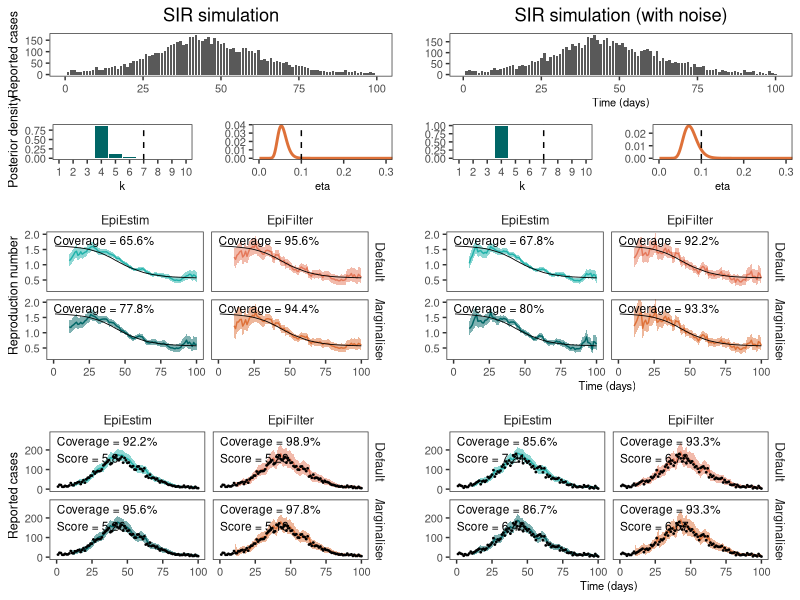

This figure's R source: (Note: this script raises an error after producing the figure.)

rm(list=ls())

library(tidyverse)
library(cowplot)

custom_theme <- theme_bw() +
  theme(
    axis.title.y = element_text(size=9),
    axis.title.x = element_text(size=8),
    axis.text = element_text(size=8),
    strip.background = element_blank(),
    strip.text = element_text(size=9),
    plot.title = element_text(hjust = 0.5),
    panel.grid = element_blank()
  )

# Load the data
df = read.csv("paper/outputs/s3e_sirmodel.csv")
df_eepost = read.csv("paper/outputs/s3e_sirmodel_epiestimposteriors.csv")
df_efpost = read.csv("paper/outputs/s3e_sirmodel_epifilterposteriors.csv")

# Clean the data
df$fit = ifelse(grepl("Conditional", df$fit), "Conditional", df$fit)
df = df %>% mutate(NameForColors=paste0(model, fit))
df$fit[df$fit == "Conditional"] = "Default"

# Append colors
colors <- c(EpiEstimMarginalised="#006666", EpiEstimConditional="#20B2AA",
            EpiFilterMarginalised="#DE7139", EpiFilterConditional="#E5785A")

# Calculate coverage statistics
df_coverage = df %>%
  filter(t>10) %>%
  group_by(simulation, model, fit) %>%
  summarise(Rt_coverage = 100*round(mean((TrueRt <= upper) & (TrueRt >= lower)), digits=3),
            Ct_coverage = 100*round(mean((Cases <= upper_cases) & (Cases >= lower_cases)), digits=3),
            score = signif(mean(crps), 3))


# Plot the raw data
plt_data_raw = ggplot(df %>% filter(simulation=="SIR", model=="EpiEstim", fit=="Marginalised")) +
  geom_col(aes(x=t, y=Cases), width = 0.8) +
  scale_x_continuous(limits = c(0, 100)) +
  custom_theme +
  xlab("") + ylab("Reported cases") +
  ggtitle("SIR simulation")

plt_data_noise = ggplot(df %>% filter(simulation=="SIR (with noise)", model=="EpiEstim", fit=="Marginalised")) +
  geom_col(aes(x=t, y=Cases), width = 0.8) +
  custom_theme +
  xlab("Time (days)") + ylab("") +
  ggtitle("SIR simulation (with noise)")

plt_cases = plot_grid(plt_data_raw, plt_data_noise, nrow=1, align="h")

# Plot posteriors
plt_post_raw = ggplot(df %>% filter(simulation=="SIR")) +
  geom_ribbon(aes(x=t, ymin=lower, ymax=upper, fill=NameForColors), data=.%>%filter(t>10), alpha=0.5) +
  geom_line(aes(x=t, y=mean, color=NameForColors), data=.%>%filter(t>10)) +
  geom_line(aes(x=t, y=TrueRt), color="black", lwd=0.3) +
  geom_text(data = df_coverage %>% filter(simulation == "SIR"),
            aes(x = 0, y = Inf, label = paste0("Coverage = ", Rt_coverage, "%")),
            hjust = 0, vjust = 1.5, size = 3, color = "black") +
  facet_grid(fit~model) +
  coord_cartesian(ylim=c(0.2, 2.0)) +
  ylab("Reproduction number") + xlab("") +
  custom_theme +
  scale_fill_manual(values=colors) +
  scale_color_manual(values=colors) +
  theme(legend.position="none")

plt_post_noise = ggplot(df %>% filter(simulation=="SIR (with noise)")) +
  geom_ribbon(aes(x=t, ymin=lower, ymax=upper, fill=NameForColors), data=.%>%filter(t>10), alpha=0.5) +
  geom_line(aes(x=t, y=mean, color=NameForColors), data=.%>%filter(t>10)) +
  geom_line(aes(x=t, y=TrueRt), color="black", lwd=0.3) +
  geom_text(data = df_coverage %>% filter(simulation == "SIR (with noise)"),
            aes(x = 0, y = Inf, label = paste0("Coverage = ", Rt_coverage, "%")),
            hjust = 0, vjust = 1.5, size = 3, color = "black") +
  facet_grid(fit~model) +
  coord_cartesian(ylim=c(0.2, 2.0)) +
  ylab("") + xlab("Time (days)") +
  scale_fill_manual(values=colors) +
  scale_color_manual(values=colors) +
  custom_theme +
  theme(legend.position="none")


# Plot predictive posteriors
plt_predpost_raw = ggplot(df %>% filter(simulation=="SIR")) +
  geom_ribbon(aes(x=t, ymin=lower_cases, ymax=upper_cases, fill=NameForColors), data=.%>%filter(t>10), alpha=0.5) +
  geom_line(aes(x=t, y=mean_cases, color=NameForColors), data=.%>%filter(t>10)) +
  geom_point(aes(x=t, y=Cases), color="black", size=0.3) +
  geom_text(data = df_coverage %>% filter(simulation == "SIR"),
            aes(x = 0, y = Inf, label = paste0("Coverage = ", Ct_coverage, "%\nScore = ", score)),
            hjust = 0, vjust = 1.2, size = 3, color = "black") +
  facet_grid(fit~model) +
  coord_cartesian(ylim=c(0,280)) +
  ylab("Reported cases") + xlab("") +
  custom_theme +
  scale_fill_manual(values=colors) +
  scale_color_manual(values=colors) +
  theme(legend.position="none")

plt_predpost_noise = ggplot(df %>% filter(simulation=="SIR (with noise)")) +
  geom_ribbon(aes(x=t, ymin=lower_cases, ymax=upper_cases, fill=NameForColors), data=.%>%filter(t>10), alpha=0.5) +
  geom_line(aes(x=t, y=mean_cases, color=NameForColors), data=.%>%filter(t>10)) +
  geom_point(aes(x=t, y=Cases), color="black", size=0.3) +
  geom_text(data = df_coverage %>% filter(simulation == "SIR (with noise)"),
            aes(x = 0, y = Inf, label = paste0("Coverage = ", Ct_coverage, "%\nScore = ", score)),
            hjust = 0, vjust = 1.2, size = 3, color = "black") +
  facet_grid(fit~model) +
  coord_cartesian(ylim=c(0,280)) +
  ylab("") + xlab("Time (days)") +
  scale_fill_manual(values=colors) +
  scale_color_manual(values=colors) +
  custom_theme +
  theme(legend.position="none")


# Plot parameter estimates
xlims = c(0, 0.3)

plt_param_raw_ef = ggplot(df_efpost %>% filter(simulation=="SIR")) +
  geom_line(aes(x=eta, y=p), color="#DE7139", lwd=1) +
  geom_vline(xintercept=0.1, color="black", linetype="dashed") +
  custom_theme +
  coord_cartesian(xlim=xlims) +
  xlab("eta") + ylab("")

plt_param_raw_ee = ggplot(df_eepost %>% filter(simulation=="SIR")) +
  geom_col(aes(x=k, y=p), fill="#006666") +
  custom_theme +
  xlab("k") + ylab("Posterior density") +
  scale_x_continuous(breaks=seq(1,10), labels=seq(1,10), limits=c(1,10)) +
  geom_vline(xintercept=7, color="black", linetype="dashed")

plt_param_raw = plot_grid(plt_param_raw_ee, plt_param_raw_ef, ncol=2)


plt_param_noise_ef = ggplot(df_efpost %>% filter(simulation=="SIR (with noise)")) +
  geom_line(aes(x=eta, y=p), color="#DE7139", lwd=1) +
  geom_vline(xintercept=0.1, color="black", linetype="dashed") +
  custom_theme +
  coord_cartesian(xlim=xlims) +
  xlab("eta") + ylab("")

plt_param_noise_ee = ggplot(df_eepost %>% filter(simulation=="SIR (with noise)")) +
  geom_col(aes(x=k, y=p), fill="#006666") +
  custom_theme +
  xlab("k") + ylab("") +
  scale_x_continuous(breaks=seq(1,10), labels=seq(1,10), limits=c(1,10)) +
  geom_vline(xintercept=7, color="black", linetype="dashed")

plt_param_noise = plot_grid(plt_param_noise_ee, plt_param_noise_ef, ncol=2)

 
# Combine it all
plt = plot_grid(plt_data_raw, plt_data_noise,
                plt_param_raw, plt_param_noise,
                plt_post_raw, plt_post_noise,
                plt_predpost_raw, plt_predpost_noise,
                ncol=2, rel_heights = c(0.35,0.25,0.6,0.6)) 
plt
ggsave(paste0("paper/figures/s3e_sir.png"), plt, dpi=300, width=20, height=21, units="cm")

